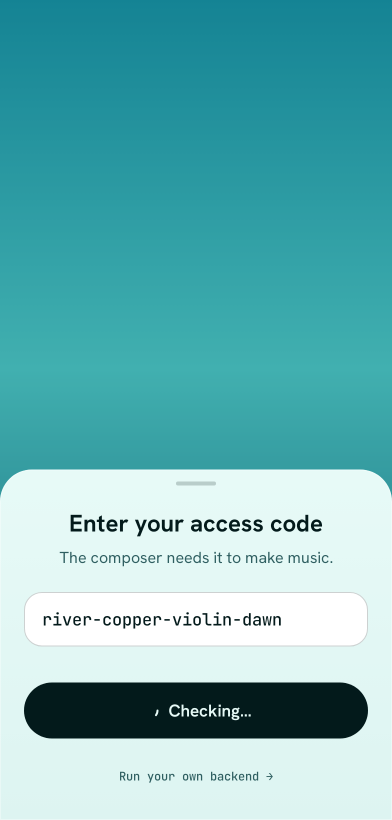
#> input picture androidApp/src/test/screenshots/com.voiceproducer.feature.access.ui.AccessPreviewsKt.AccessCheckingPreview.png, 784 x 1640 px (shown at 1/2 size); its folder holds only this picture in this run
$ python contact_sheet.py out.png
#> lines starting #> are read from the running program, lines starting #| are printed output that depends on the picture
#!/usr/bin/env python3
import glob
import math
import sys
from pathlib import Path

from PIL import Image, ImageDraw

CELL_WIDTH = 360
LABEL_HEIGHT = 28
COLUMNS = 4
BACKGROUND = (245, 245, 245)


def label(path: Path) -> str:
    parts = path.stem.split(".")
    return ".".join(parts[-2:])


def main() -> None:
    if len(sys.argv) < 2:
        sys.exit("usage: contact_sheet.py <out.png> [images...]")
    out = Path(sys.argv[1])
    paths = [Path(p) for p in (sys.argv[2:] or sorted(glob.glob("androidApp/src/test/screenshots/*.png")))]
    if not paths:
        sys.exit("no images")
    images = []
    for path in paths:
        image = Image.open(path).convert("RGB")
        scale = CELL_WIDTH / image.width
#> scale = 0.459
        images.append((path, image.resize((CELL_WIDTH, round(image.height * scale)))))
    cell_height = max(image.height for _, image in images) + LABEL_HEIGHT
#> cell_height = 781
    columns = min(COLUMNS, len(images))
#> columns = 1
    rows = math.ceil(len(images) / columns)
#> rows = 1
    sheet = Image.new("RGB", (columns * CELL_WIDTH, rows * cell_height), BACKGROUND)
#> sheet: PIL image 360x781 RGB; every value is 245
    draw = ImageDraw.Draw(sheet)
    for index, (path, image) in enumerate(images):
        x = (index % columns) * CELL_WIDTH
        y = (index // columns) * cell_height
        sheet.paste(image, (x, y + LABEL_HEIGHT))
        draw.text((x + 6, y + 8), label(path), fill=(20, 20, 20))
#> this loop made 1 pass
#> (x, y) on pass 1: (0, 0)
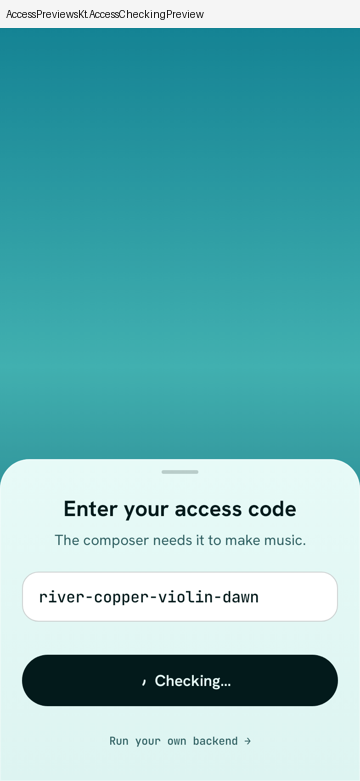
#> sheet: PIL image 360x781 RGB; mean R, G, B 114.1, 182.5, 185.6
    sheet.save(out)
    print(f"{out}: {len(images)} images")
#| out.png: 1 images


if __name__ == "__main__":
    main()
